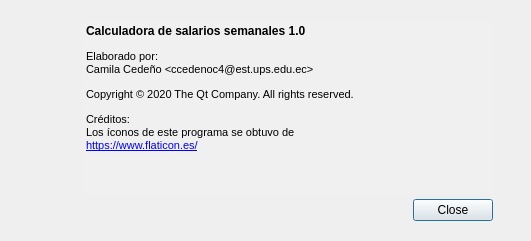
<?xml version="1.0" encoding="UTF-8"?>
<ui version="4.0">
 <class>Acercade</class>
 <widget class="QDialog" name="Acercade">
  <property name="geometry">
   <rect>
    <x>0</x>
    <y>0</y>
    <width>531</width>
    <height>241</height>
   </rect>
  </property>
  <property name="minimumSize">
   <size>
    <width>531</width>
    <height>241</height>
   </size>
  </property>
  <property name="maximumSize">
   <size>
    <width>531</width>
    <height>241</height>
   </size>
  </property>
  <property name="windowTitle">
   <string>Acerca de</string>
  </property>
  <property name="windowIcon">
   <iconset resource="recursos.qrc">
    <normaloff>:/recursos/informacion.png</normaloff>:/recursos/informacion.png</iconset>
  </property>
  <layout class="QHBoxLayout" name="horizontalLayout_2">
   <item>
    <widget class="QWidget" name="widget_4" native="true">
     <layout class="QHBoxLayout" name="horizontalLayout">
      <item>
       <widget class="QWidget" name="widget" native="true">
        <layout class="QVBoxLayout" name="verticalLayout_3">
         <property name="topMargin">
          <number>0</number>
         </property>
         <property name="bottomMargin">
          <number>0</number>
         </property>
         <item>
          <widget class="QLabel" name="label">
           <property name="text">
            <string/>
           </property>
           <property name="pixmap">
            <pixmap resource="recursos.qrc">:/recursos/gg.png</pixmap>
           </property>
           <property name="scaledContents">
            <bool>true</bool>
           </property>
          </widget>
         </item>
         <item>
          <spacer name="verticalSpacer">
           <property name="orientation">
            <enum>Qt::Vertical</enum>
           </property>
           <property name="sizeHint" stdset="0">
            <size>
             <width>20</width>
             <height>40</height>
            </size>
           </property>
          </spacer>
         </item>
        </layout>
       </widget>
      </item>
      <item>
       <widget class="QWidget" name="widget_2" native="true">
        <layout class="QVBoxLayout" name="verticalLayout">
         <property name="topMargin">
          <number>0</number>
         </property>
         <property name="bottomMargin">
          <number>0</number>
         </property>
         <item>
          <widget class="QWidget" name="widget_3" native="true">
           <layout class="QVBoxLayout" name="verticalLayout_2">
            <property name="topMargin">
             <number>0</number>
            </property>
            <property name="bottomMargin">
             <number>0</number>
            </property>
            <item>
             <widget class="QTextBrowser" name="textBrowser">
              <property name="styleSheet">
               <string notr="true">background-color: rgb(240, 240, 240);
background-color: rgb(240, 240, 240);
font: 10pt &quot;MS Shell Dlg 2&quot;;</string>
              </property>
              <property name="frameShape">
               <enum>QFrame::NoFrame</enum>
              </property>
              <property name="frameShadow">
               <enum>QFrame::Raised</enum>
              </property>
              <property name="autoFormatting">
               <set>QTextEdit::AutoNone</set>
              </property>
              <property name="html">
               <string>&lt;!DOCTYPE HTML PUBLIC &quot;-//W3C//DTD HTML 4.0//EN&quot; &quot;http://www.w3.org/TR/REC-html40/strict.dtd&quot;&gt;
&lt;html&gt;&lt;head&gt;&lt;meta name=&quot;qrichtext&quot; content=&quot;1&quot; /&gt;&lt;style type=&quot;text/css&quot;&gt;
p, li { white-space: pre-wrap; }
&lt;/style&gt;&lt;/head&gt;&lt;body style=&quot; font-family:'MS Shell Dlg 2'; font-size:10pt; font-weight:400; font-style:normal;&quot;&gt;
&lt;p style=&quot; margin-top:12px; margin-bottom:0px; margin-left:0px; margin-right:0px; -qt-block-indent:0; text-indent:0px;&quot;&gt;&lt;span style=&quot; font-family:'Century Gothic','sans-serif'; font-size:9pt; font-weight:600;&quot;&gt;Calculadora de salarios semanales&lt;/span&gt;&lt;span style=&quot; font-family:'Century Gothic'; font-size:9pt;&quot;&gt; &lt;/span&gt;&lt;span style=&quot; font-family:'Century Gothic','sans-serif'; font-size:9pt; font-weight:600;&quot;&gt;1.0&lt;/span&gt;&lt;span style=&quot; font-family:'Century Gothic'; font-size:9pt;&quot;&gt; &lt;/span&gt;&lt;/p&gt;
&lt;p style=&quot; margin-top:12px; margin-bottom:0px; margin-left:0px; margin-right:0px; -qt-block-indent:0; text-indent:0px;&quot;&gt;&lt;span style=&quot; font-family:'Century Gothic','sans-serif'; font-size:8pt;&quot;&gt;Elaborado por: &lt;br /&gt;Camila Cedeño &amp;lt;ccedenoc4@est.ups.edu.ec&amp;gt;&lt;/span&gt;&lt;/p&gt;
&lt;p style=&quot; margin-top:12px; margin-bottom:0px; margin-left:0px; margin-right:0px; -qt-block-indent:0; text-indent:0px;&quot;&gt;&lt;span style=&quot; font-family:'Century Gothic','sans-serif'; font-size:8pt;&quot;&gt;Copyright © 2020 The Qt Company. All rights reserved.&lt;/span&gt;&lt;span style=&quot; font-family:'Century Gothic'; font-size:8pt;&quot;&gt; &lt;/span&gt;&lt;/p&gt;
&lt;p style=&quot; margin-top:12px; margin-bottom:0px; margin-left:0px; margin-right:0px; -qt-block-indent:0; text-indent:0px;&quot;&gt;&lt;span style=&quot; font-family:'Century Gothic','sans-serif'; font-size:8pt;&quot;&gt;Créditos: &lt;br /&gt;Los íconos de este programa se obtuvo de&lt;/span&gt;&lt;span style=&quot; font-family:'Century Gothic'; font-size:8pt;&quot;&gt; &lt;br /&gt;&lt;/span&gt;&lt;a href=&quot;https://www.flaticon.es/&quot;&gt;&lt;span style=&quot; font-size:8pt; text-decoration: underline; color:#0000ff;&quot;&gt;https://www.flaticon.es/&lt;/span&gt;&lt;/a&gt;&lt;/p&gt;&lt;/body&gt;&lt;/html&gt;</string>
              </property>
              <property name="openExternalLinks">
               <bool>true</bool>
              </property>
             </widget>
            </item>
            <item>
             <widget class="QDialogButtonBox" name="buttonBox">
              <property name="orientation">
               <enum>Qt::Horizontal</enum>
              </property>
              <property name="standardButtons">
               <set>QDialogButtonBox::Close</set>
              </property>
              <property name="centerButtons">
               <bool>false</bool>
              </property>
             </widget>
            </item>
           </layout>
          </widget>
         </item>
        </layout>
       </widget>
      </item>
     </layout>
    </widget>
   </item>
  </layout>
 </widget>
 <resources>
  <include location="recursos.qrc"/>
 </resources>
 <connections>
  <connection>
   <sender>buttonBox</sender>
   <signal>accepted()</signal>
   <receiver>Acercade</receiver>
   <slot>accept()</slot>
   <hints>
    <hint type="sourcelabel">
     <x>248</x>
     <y>254</y>
    </hint>
    <hint type="destinationlabel">
     <x>157</x>
     <y>274</y>
    </hint>
   </hints>
  </connection>
  <connection>
   <sender>buttonBox</sender>
   <signal>rejected()</signal>
   <receiver>Acercade</receiver>
   <slot>reject()</slot>
   <hints>
    <hint type="sourcelabel">
     <x>316</x>
     <y>260</y>
    </hint>
    <hint type="destinationlabel">
     <x>286</x>
     <y>274</y>
    </hint>
   </hints>
  </connection>
 </connections>
</ui>
